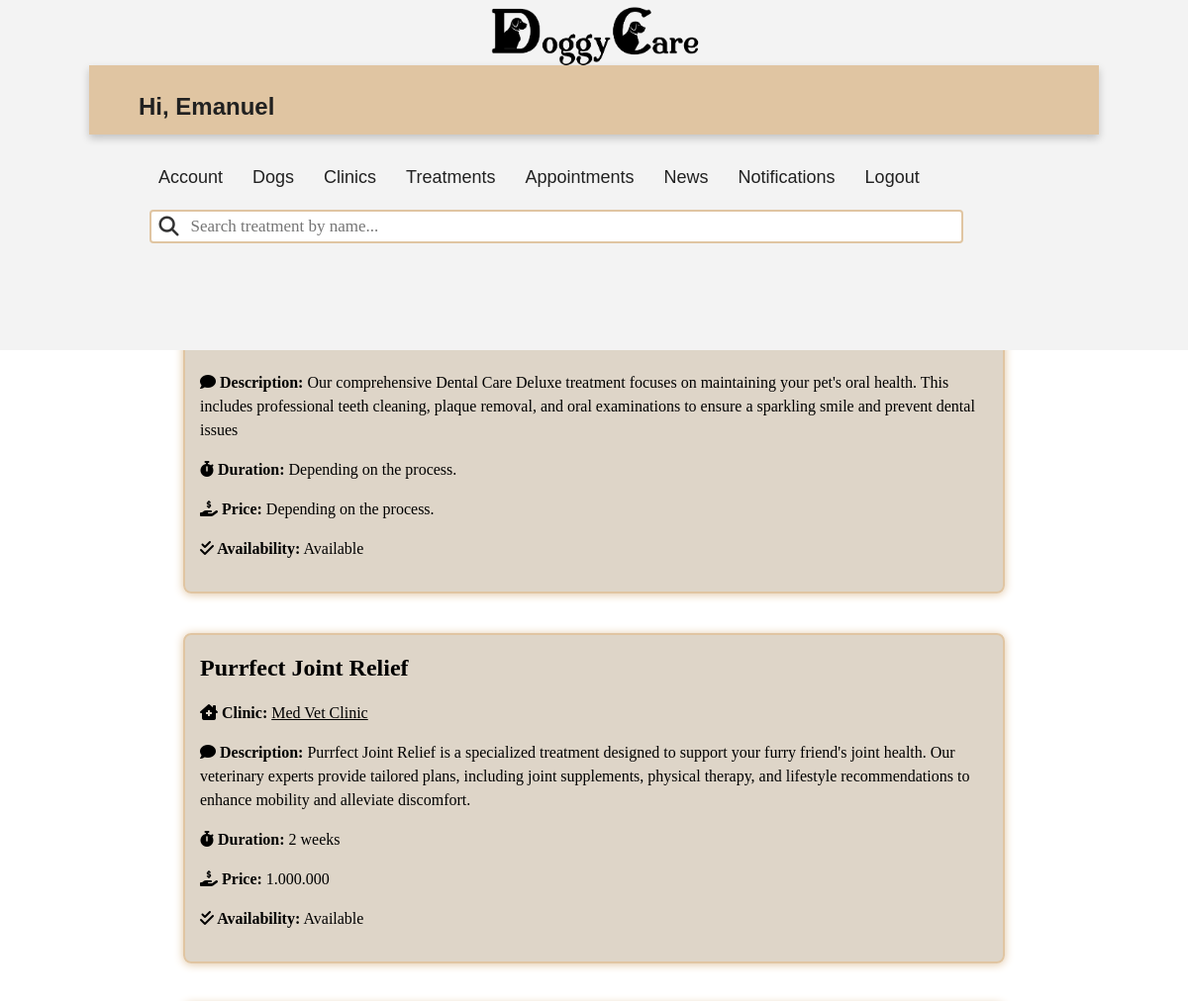
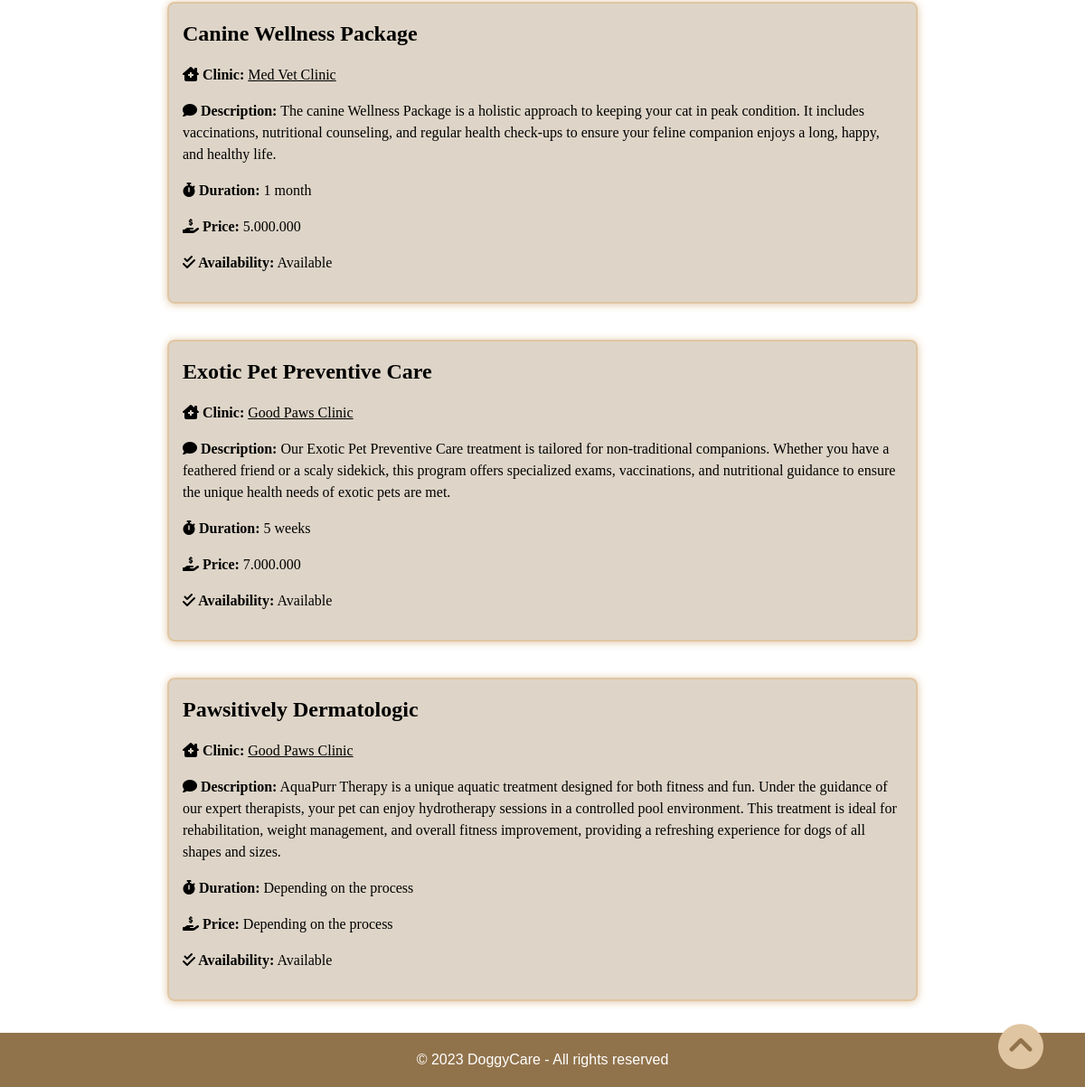
Screenshot of /owner/all_treatments/ (signed in) with the database file from the repository (2 pictures, top to bottom).
### accounts/models.py (models this page shows, shortened)
class User(AbstractUser):
    email = models.EmailField(unique=True)
    is_vet = models.BooleanField(default=False)
    is_owner = models.BooleanField(default=False)

class treatment(models.Model):
    id = models.AutoField(primary_key= True)
    name = models.CharField(blank= False, max_length=50)
    description = models.TextField(blank= False, max_length=400)
    duration = models.CharField(blank= False, max_length=100)
    price = models.CharField(blank= False, max_length=30)
    aviability = models.BooleanField(default=False)
    clinic_id = models.ForeignKey(clinic_info, on_delete=models.CASCADE,null=True, blank=True)

class clinic_info(models.Model):
    id = models.AutoField(primary_key= True)
    name = models.CharField(blank= False, max_length=50)
    address = models.CharField(blank= False, max_length=50)
    place = models.CharField(blank= False, max_length=100)
    phone = models.CharField(blank= False, max_length=50)
    description = models.TextField(blank= False, max_length=400)
    opening_hours = models.CharField(blank= False, max_length=200)
    rating = models.DecimalField(max_digits=3, decimal_places=2, blank= True, null=True)
    image= models.ImageField(upload_to='images/')
    vet = models.ForeignKey(Vet, on_delete=models.CASCADE,null=True, blank=True)

### owner/views.py (the view)
# urls.py: path('all_treatments/', views.all_treatments, name='all_treatments'),
@login_required
@owner_required
def all_treatments(request):
    treatments = treatment.objects.all()
    search_treatment_term = request.GET.get('searchTreatment')
    if search_treatment_term:
        treatments = treatment.objects.filter(
        Q(name__icontains=search_treatment_term)
        )
    return render(request, 'all_treatments.html', {'treatments': treatments})

### owner/templates/all_treatments.html (shortened to what this page needs)
<!DOCTYPE html>
{% extends 'base_o.html' %}
{% load static %}
    {% block additional_styles %}
    <link rel="stylesheet" href="{% static 'css/owner/clinic_treatments.css' %}">
    {% endblock additional_styles %}
    {% block content %}
    <div class="all"  id="start">
    <h2>Treatments</h2>
    <form action="" class="search-treatment-bar">
        <div class="search_group">
            <i class="fa-solid fa-magnifying-glass"></i>
            <input type="text" class="form-control" name="searchTreatment" placeholder="Search treatment by name...">
        </div>
            <button type="submit" class="btn btn-primary">Search</button>
        </form>
        <div class="treatment-list">
            {% for treatment in treatments %}
            {% if treatment.aviability %}
            <div class="treatment-card">
                <div class="card-content p-3 mx-2">
                    <span>{{ treatment.name }}</span>
                    <p>
                        <i class="fa-solid fa-house-chimney-medical"></i>
                        <strong> Clinic:</strong>
                        <a href="{% url 'all_clinics' %}?searchClinic={{ treatment.clinic_id.name }}&filterClinic=all" target="_blank" style="color: black;">{{ treatment.clinic_id.name }}</a>
                    </p>
                                                        <p><i class="fa-solid fa-comment" style=></i><strong> Description:</strong> {{ treatment.description }}</p>
                    <p><i class="fa-solid fa-stopwatch"></i><strong> Duration:</strong> {{ treatment.duration }}</p>
                    <p> <i class="fa-solid fa-hand-holding-dollar"></i><strong> Price:</strong> {{ treatment.price }} </p>
                    <p><i class="fa-solid fa-check-double"></i><strong> Availability:</strong>
                    {% if treatment.aviability %}
                        Available
                    {% else %}
                        Not available
                    {% endif %}
                    </p>
                </div>
            </div>
            {% endif %}
            {% endfor %}
        </div>
        <a href="#start" id="go-up-button"><i class="fa-solid fa-circle-chevron-up fa-bounce" style="color: #e0c5a2;; text-shadow: 4px;"></i></a>
    </div>
{% endblock content %}

### owner/templates/base_o.html (shortened to what this page needs)
<!DOCTYPE html>
{% load static %}
<html lang="en">
    <head>
        <link rel="stylesheet" href="{% static 'css/owner/base_o.css' %}">
        {% block additional_styles %}
        {% endblock additional_styles %}
    </head>
    <body>
        <header>
            <div class="container-top-bar">
                <div class="top-bar">
                    <a href="{% url 'home' %}">
                        <img src="{% static 'img/logo.png' %}" alt="Logo">
                    </a>
                </div>
        </div>
        <nav class="nav-bar">
            <div class="greeting">
                {% if user.is_authenticated %}
                <h3>Hi, {{ user.username }}</h3>
                {% endif %}
            </div>
            <div class="tabs">
                <ul>
                    <li><a href="{% url 'manage_owner' %}">Account</a></li>
                    <li><a href="{% url 'my_dogs' %}">Dogs</a></li>
                    <li><a href="{% url 'all_clinics' %}">Clinics</a></li>
                    <li><a href="{% url 'all_treatments' %}">Treatments</a></li>
                    <li><a href="{% url 'appointments_o' %}">Appointments</a></li>
                    <li><a href="{% url 'all_news' %}">News</a></li>
                    <li><a href=""  onmouseover="show()" onmouseout="disguise()">Notifications</a></li>
                    <li><a href="{% url 'logout' %}">Logout</a></li>
                </ul>
            </div>
        </nav>
        </header>
        <main>
            {% block content %}
            {% endblock content%}
        </main>
    </body>
    <footer>
        <div>
            <p>&copy; 2023 DoggyCare - All rights reserved </p>
        </div>
    </footer>
</html>

### static/css/owner/base_o.css (style rules this page uses)
html { font-family: "Poppins", sans-serif; line-height: 1.15; -webkit-text-size-adjust: 100%; -webkit-tap-highlight-color: rgba(0, 0, 0, 0); }
body { margin: 0; font-size: 1rem; line-height: 1.5; text-align: left; }
.container-top-bar { position: absolute; top: 0; width: 100%; height: 16%; background-color: #F3F3F3; z-index: 0; }
.top-bar { display:flex; margin-top:5px; text-align: center; font-weight: 800; justify-content: center; }
.top-bar img { height: 62px; margin-left: 20px; margin-right: 20px; margin-top: 1px; }
h3 { font-size: 1.5rem; color: #212121; }
h2 { text-align: center; }
.nav-bar { margin-top: 5.5%; height: 70px; width: 85%; position: relative; left: 50%; transform: translateX(-50%); background-color: #e0c5a2; display:flex; flex-wrap: wrap; align-items: center; justify-content: space-between; box-shadow: 0 4px 8px rgba(0, 0, 0, 0.2); }
.greeting { margin-left: 50px; font-size: 30px; }
.tabs { margin-right: 50px; display: flex; flex-wrap: wrap; align-items: center; justify-content: space-between; }
.tabs ul { display: flex; }
.tabs li { margin-left: 30px; font-size: 16px; list-style-type: none; }
.nav-bar a { font-weight: 300; font-size: 18px; color: #212121; text-decoration: none; transition: color 0.3s }
footer { background-color: rgb(145, 115, 75); color: #fff; padding: 2px 0; text-align:center; width: 100%; bottom: 0; }

### static/css/owner/clinic_treatments.css (style rules this page uses)
main { margin-top: 15px; margin-bottom: 15px; margin: auto; }
main > * { margin-top: 15px; margin-bottom: 15px; }
h2 { font-size: 24px; color: #333; font-weight: bold; text-align: center; margin-top: 20px; margin-bottom: auto; margin-bottom: 20px; }
.all { text-align: center; align-items: center; }
.search-treatment-bar { font-family: Georgia, serif; display: flex; align-items: center; padding: 0 50px 0; width: 80%; margin: auto; }
.search_group { align-items: center; margin: auto; width: 80%; position: relative; }
.form-control { padding: 5px 10px; font-size: 17px; border-radius: 5px; width: 100%; font-family:"Century Gothic"; border: 2px solid #e0c5a2; border-radius: 4px; padding-left: 40px; }
.btn-primary { margin: auto; padding-left: 0.1vw; font-family:"Century Gothic"; font-weight: bold; }
.fa-magnifying-glass { position: absolute; left: 10px; top: 50%; font-size: 20px; color: #333; transform: translateX(-10px); transform: translateY(-10px); }
.fa-circle-chevron-up { position: fixed; bottom: 20px; right: 4rem; width: 2rem; font-size: 50px; }
.btn { padding: 5px 10px; font-size: 17px; text-decoration: none; background-color: #e0c5a2; color: #000000; border: none; border-radius: 5px; cursor: pointer; font-family:"Century Gothic"; font-weight: bold; }
.treatment-list { padding: 0 10px; display: flex; flex-wrap: wrap; justify-content: center; }
.treatment-card { border-radius: 8px; box-shadow: 0px 1px 10px #e0c5a2; background-color: rgba(145, 115, 75, 0.3); border: 2px solid #e0c5a2; overflow: hidden; width: 70%; margin: 20px; float: left; padding: auto; word-wrap: break-word; display: flex; flex-direction: column; transition: transform 0.3s ease; }
span { font-size: 24px; color: #000000; font-weight: bold; text-align: center; margin-top: 20px; margin-bottom: auto; }
.treatment-card .card-content { padding: 15px; text-align: left; word-wrap: break-word; flex-grow: 1; font-family:"Century Gothic"; }

### rows the page displays
User: username "Emanuel"
treatment: description "Our comprehensive Dental Care Deluxe treatment focuses on maintaining your pet's oral health. This includes professional teeth cleaning, plaque removal, and oral examinations to ensure a sparkling smile and prevent dental issues", duration "Depending on the process.", price "Depending on the process.", aviability "Available"
treatment: name "Purrfect Joint Relief", clinic_id.name "Med Vet Clinic", description "Purrfect Joint Relief is a specialized treatment designed to support your furry friend's joint health. Our veterinary experts provide tailored plans, including joint supplements, physical therapy, and lifestyle recommendations to enhance mobility and alleviate discomfort.", duration "2 weeks", price "1.000.000", aviability "Available"
treatment: name "Canine Wellness Package", clinic_id.name "Med Vet Clinic", description "The canine Wellness Package is a holistic approach to keeping your cat in peak condition. It includes vaccinations, nutritional counseling, and regular health check-ups to ensure your feline companion enjoys a long, happy, and healthy life.", duration "1 month", price "5.000.000", aviability "Available"
treatment: name "Exotic Pet Preventive Care", clinic_id.name "Good Paws Clinic", description "Our Exotic Pet Preventive Care treatment is tailored for non-traditional companions. Whether you have a feathered friend or a scaly sidekick, this program offers specialized exams, vaccinations, and nutritional guidance to ensure the unique health needs of exotic pets are met.", duration "5 weeks", price "7.000.000", aviability "Available"
treatment: name "Pawsitively Dermatologic", clinic_id.name "Good Paws Clinic", description "AquaPurr Therapy is a unique aquatic treatment designed for both fitness and fun. Under the guidance of our expert therapists, your pet can enjoy hydrotherapy sessions in a controlled pool environment. This treatment is ideal for rehabilitation, weight management, and overall fitness improvement, providing a refreshing experience for dogs of all shapes and sizes.", duration "Depending on the process", price "Depending on the process", aviability "Available"
